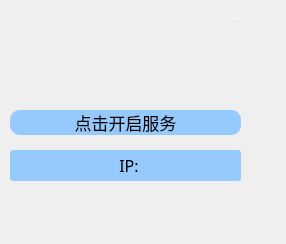
<?xml version="1.0" encoding="UTF-8"?>
<ui version="4.0">
 <class>TcpServer</class>
 <widget class="QMainWindow" name="TcpServer">
  <property name="geometry">
   <rect>
    <x>0</x>
    <y>0</y>
    <width>286</width>
    <height>244</height>
   </rect>
  </property>
  <property name="windowTitle">
   <string>MainWindow</string>
  </property>
  <property name="windowIcon">
   <iconset>
    <normaloff>:/image/serverBackground.png</normaloff>:/image/serverBackground.png</iconset>
  </property>
  <property name="styleSheet">
   <string notr="true">QWidget#centralwidget{
	background:url(:/image/serveImg.png);
	background-repeat:no-repeat;
}</string>
  </property>
  <widget class="QWidget" name="centralwidget">
   <widget class="QToolButton" name="closeButton">
    <property name="geometry">
     <rect>
      <x>250</x>
      <y>0</y>
      <width>30</width>
      <height>30</height>
     </rect>
    </property>
    <property name="minimumSize">
     <size>
      <width>30</width>
      <height>30</height>
     </size>
    </property>
    <property name="maximumSize">
     <size>
      <width>30</width>
      <height>30</height>
     </size>
    </property>
    <property name="toolTip">
     <string>关闭</string>
    </property>
    <property name="styleSheet">
     <string notr="true">QToolButton { background-color: 0; border-radius: 5px; color: rgb(255, 255, 255); }
QToolButton:hover { background-color: rgb(23, 90, 167);}</string>
    </property>
    <property name="text">
     <string>...</string>
    </property>
    <property name="icon">
     <iconset resource="resource.qrc">
      <normaloff>:/image/icon_close.png</normaloff>:/image/icon_close.png</iconset>
    </property>
   </widget>
   <widget class="QToolButton" name="hideButton">
    <property name="geometry">
     <rect>
      <x>220</x>
      <y>0</y>
      <width>30</width>
      <height>30</height>
     </rect>
    </property>
    <property name="minimumSize">
     <size>
      <width>30</width>
      <height>30</height>
     </size>
    </property>
    <property name="maximumSize">
     <size>
      <width>30</width>
      <height>30</height>
     </size>
    </property>
    <property name="toolTip">
     <string>最小化</string>
    </property>
    <property name="styleSheet">
     <string notr="true">QToolButton { background-color: 0; border-radius: 5px; color: rgb(255, 255, 255); }
QToolButton:hover { background-color:rgb(23, 90, 167);}</string>
    </property>
    <property name="text">
     <string>...</string>
    </property>
    <property name="icon">
     <iconset resource="resource.qrc">
      <normaloff>:/image/icon_hide.png</normaloff>:/image/icon_hide.png</iconset>
    </property>
   </widget>
   <widget class="QLineEdit" name="label">
    <property name="geometry">
     <rect>
      <x>10</x>
      <y>150</y>
      <width>231</width>
      <height>31</height>
     </rect>
    </property>
    <property name="sizePolicy">
     <sizepolicy hsizetype="Expanding" vsizetype="Fixed">
      <horstretch>0</horstretch>
      <verstretch>0</verstretch>
     </sizepolicy>
    </property>
    <property name="font">
     <font>
      <family>方正姚体</family>
      <pointsize>12</pointsize>
      <bold>false</bold>
     </font>
    </property>
    <property name="cursor">
     <cursorShape>ArrowCursor</cursorShape>
    </property>
    <property name="styleSheet">
     <string notr="true">QLineEdit{
	
background-color: rgb(150, 202, 255); border-radius: 3px;
}
QLineEdit:hover { 
background-color: rgb(23, 90, 167);
}</string>
    </property>
    <property name="text">
     <string>  IP:</string>
    </property>
    <property name="alignment">
     <set>Qt::AlignCenter</set>
    </property>
    <property name="readOnly">
     <bool>true</bool>
    </property>
   </widget>
   <widget class="QPushButton" name="startBtn">
    <property name="geometry">
     <rect>
      <x>10</x>
      <y>110</y>
      <width>231</width>
      <height>25</height>
     </rect>
    </property>
    <property name="minimumSize">
     <size>
      <width>60</width>
      <height>25</height>
     </size>
    </property>
    <property name="maximumSize">
     <size>
      <width>400</width>
      <height>400</height>
     </size>
    </property>
    <property name="font">
     <font>
      <family>方正姚体</family>
      <pointsize>13</pointsize>
     </font>
    </property>
    <property name="styleSheet">
     <string notr="true">QPushButton { 
border-radius: 10px;

background-color: rgb(150, 202, 255);
}
QPushButton:hover { 
background-color: rgb(23, 90, 167);
}


</string>
    </property>
    <property name="text">
     <string>点击开启服务</string>
    </property>
   </widget>
  </widget>
 </widget>
 <resources>
  <include location="resource.qrc"/>
 </resources>
 <connections/>
</ui>
